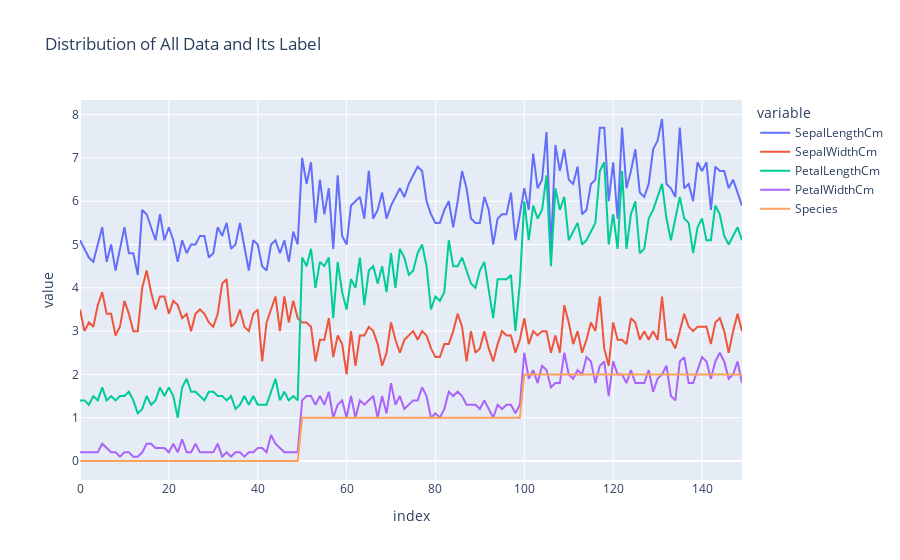

Write notebook code for a chart like this one.
### Code cell
df.plot(title="Distribution of All Data and Its Label")

### Figure 1 — Plotly figure (JSON) as saved in the notebook; plotly's stock layout.template omitted (floating-point values rounded to 4 significant figures; data arrays with more than 128 entries replaced by an {"elided": "..."} marker saying what was removed)
{"data": [{"hovertemplate": "variable=SepalLengthCm<br>index=%{x}<br>value=%{y}<extra></extra>", "legendgroup": "SepalLengthCm", "line": {"color": "#636efa", "dash": "solid"}, "marker": {"symbol": "circle"}, "mode": "lines", "name": "SepalLengthCm", "orientation": "v", "showlegend": true, "type": "scatter", "x": {"elided": "150 int values"}, "xaxis": "x", "y": {"elided": "150 float values"}, "yaxis": "y"}, {"hovertemplate": "variable=SepalWidthCm<br>index=%{x}<br>value=%{y}<extra></extra>", "legendgroup": "SepalWidthCm", "line": {"color": "#EF553B", "dash": "solid"}, "marker": {"symbol": "circle"}, "mode": "lines", "name": "SepalWidthCm", "orientation": "v", "showlegend": true, "type": "scatter", "x": {"elided": "150 int values"}, "xaxis": "x", "y": {"elided": "150 float values"}, "yaxis": "y"}, {"hovertemplate": "variable=PetalLengthCm<br>index=%{x}<br>value=%{y}<extra></extra>", "legendgroup": "PetalLengthCm", "line": {"color": "#00cc96", "dash": "solid"}, "marker": {"symbol": "circle"}, "mode": "lines", "name": "PetalLengthCm", "orientation": "v", "showlegend": true, "type": "scatter", "x": {"elided": "150 int values"}, "xaxis": "x", "y": {"elided": "150 float values"}, "yaxis": "y"}, {"hovertemplate": "variable=PetalWidthCm<br>index=%{x}<br>value=%{y}<extra></extra>", "legendgroup": "PetalWidthCm", "line": {"color": "#ab63fa", "dash": "solid"}, "marker": {"symbol": "circle"}, "mode": "lines", "name": "PetalWidthCm", "orientation": "v", "showlegend": true, "type": "scatter", "x": {"elided": "150 int values"}, "xaxis": "x", "y": {"elided": "150 float values"}, "yaxis": "y"}, {"hovertemplate": "variable=Species<br>index=%{x}<br>value=%{y}<extra></extra>", "legendgroup": "Species", "line": {"color": "#FFA15A", "dash": "solid"}, "marker": {"symbol": "circle"}, "mode": "lines", "name": "Species", "orientation": "v", "showlegend": true, "type": "scatter", "x": {"elided": "150 int values"}, "xaxis": "x", "y": {"elided": "150 int values"}, "yaxis": "y"}], "layout": {"legend": {"title": {"text": "variable"}, "tracegroupgap": 0}, "title": {"text": "Distribution of All Data and Its Label"}, "xaxis": {"anchor": "y", "domain": [0, 1], "title": {"text": "index"}}, "yaxis": {"anchor": "x", "domain": [0, 1], "title": {"text": "value"}}}}
